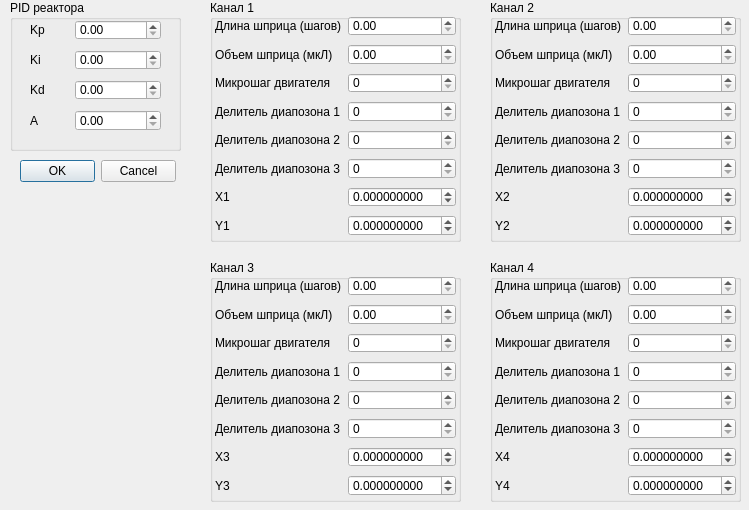
<?xml version="1.0" encoding="UTF-8"?>
<ui version="4.0">
 <class>FormReacSettings</class>
 <widget class="QWidget" name="FormReacSettings">
  <property name="geometry">
   <rect>
    <x>0</x>
    <y>0</y>
    <width>749</width>
    <height>510</height>
   </rect>
  </property>
  <property name="minimumSize">
   <size>
    <width>749</width>
    <height>510</height>
   </size>
  </property>
  <property name="maximumSize">
   <size>
    <width>749</width>
    <height>510</height>
   </size>
  </property>
  <property name="windowTitle">
   <string>Form</string>
  </property>
  <widget class="QGroupBox" name="groupBox">
   <property name="geometry">
    <rect>
     <x>10</x>
     <y>0</y>
     <width>171</width>
     <height>151</height>
    </rect>
   </property>
   <property name="title">
    <string>PID реактора</string>
   </property>
   <widget class="QWidget" name="formLayoutWidget">
    <property name="geometry">
     <rect>
      <x>0</x>
      <y>10</y>
      <width>171</width>
      <height>131</height>
     </rect>
    </property>
    <layout class="QFormLayout" name="formLayout">
     <property name="horizontalSpacing">
      <number>30</number>
     </property>
     <property name="verticalSpacing">
      <number>10</number>
     </property>
     <property name="leftMargin">
      <number>20</number>
     </property>
     <property name="topMargin">
      <number>10</number>
     </property>
     <property name="rightMargin">
      <number>20</number>
     </property>
     <property name="bottomMargin">
      <number>10</number>
     </property>
     <item row="0" column="0">
      <widget class="QLabel" name="label_2">
       <property name="text">
        <string>Kp</string>
       </property>
      </widget>
     </item>
     <item row="0" column="1">
      <widget class="QDoubleSpinBox" name="doubleSpinBox"/>
     </item>
     <item row="1" column="0">
      <widget class="QLabel" name="label">
       <property name="text">
        <string>Ki</string>
       </property>
       <property name="textFormat">
        <enum>Qt::PlainText</enum>
       </property>
      </widget>
     </item>
     <item row="1" column="1">
      <widget class="QDoubleSpinBox" name="doubleSpinBox_2"/>
     </item>
     <item row="2" column="0">
      <widget class="QLabel" name="label_3">
       <property name="text">
        <string>Kd</string>
       </property>
      </widget>
     </item>
     <item row="2" column="1">
      <widget class="QDoubleSpinBox" name="doubleSpinBox_3"/>
     </item>
     <item row="3" column="0">
      <widget class="QLabel" name="label_4">
       <property name="text">
        <string>A</string>
       </property>
      </widget>
     </item>
     <item row="3" column="1">
      <widget class="QDoubleSpinBox" name="doubleSpinBox_4"/>
     </item>
    </layout>
   </widget>
  </widget>
  <widget class="QGroupBox" name="groupBox_2">
   <property name="geometry">
    <rect>
     <x>210</x>
     <y>0</y>
     <width>251</width>
     <height>242</height>
    </rect>
   </property>
   <property name="title">
    <string>Канал 1</string>
   </property>
   <widget class="QWidget" name="formLayoutWidget_2">
    <property name="geometry">
     <rect>
      <x>0</x>
      <y>10</y>
      <width>251</width>
      <height>231</height>
     </rect>
    </property>
    <layout class="QFormLayout" name="formLayout_2">
     <property name="horizontalSpacing">
      <number>6</number>
     </property>
     <property name="verticalSpacing">
      <number>8</number>
     </property>
     <property name="leftMargin">
      <number>5</number>
     </property>
     <property name="topMargin">
      <number>6</number>
     </property>
     <property name="rightMargin">
      <number>5</number>
     </property>
     <property name="bottomMargin">
      <number>5</number>
     </property>
     <item row="0" column="0">
      <widget class="QLabel" name="label_5">
       <property name="text">
        <string>Длина шприца (шагов)</string>
       </property>
      </widget>
     </item>
     <item row="2" column="0">
      <widget class="QLabel" name="label_6">
       <property name="text">
        <string>Микрошаг двигателя</string>
       </property>
      </widget>
     </item>
     <item row="3" column="0">
      <widget class="QLabel" name="label_7">
       <property name="text">
        <string>Делитель диапозона 1</string>
       </property>
      </widget>
     </item>
     <item row="1" column="0">
      <widget class="QLabel" name="label_8">
       <property name="text">
        <string>Объем шприца (мкЛ)</string>
       </property>
      </widget>
     </item>
     <item row="4" column="0">
      <widget class="QLabel" name="label_9">
       <property name="text">
        <string>Делитель диапозона 2</string>
       </property>
      </widget>
     </item>
     <item row="5" column="0">
      <widget class="QLabel" name="label_10">
       <property name="text">
        <string>Делитель диапозона 3</string>
       </property>
      </widget>
     </item>
     <item row="6" column="0">
      <widget class="QLabel" name="label_11">
       <property name="text">
        <string>Х1</string>
       </property>
      </widget>
     </item>
     <item row="7" column="0">
      <widget class="QLabel" name="label_12">
       <property name="text">
        <string>Y1</string>
       </property>
      </widget>
     </item>
     <item row="0" column="1">
      <widget class="QDoubleSpinBox" name="doubleSpinBox_5"/>
     </item>
     <item row="1" column="1">
      <widget class="QDoubleSpinBox" name="doubleSpinBox_6"/>
     </item>
     <item row="6" column="1">
      <widget class="QDoubleSpinBox" name="doubleSpinBox_11">
       <property name="decimals">
        <number>9</number>
       </property>
       <property name="minimum">
        <double>-999.999900000000025</double>
       </property>
      </widget>
     </item>
     <item row="7" column="1">
      <widget class="QDoubleSpinBox" name="doubleSpinBox_12">
       <property name="decimals">
        <number>9</number>
       </property>
       <property name="minimum">
        <double>-999.999900000000025</double>
       </property>
      </widget>
     </item>
     <item row="5" column="1">
      <widget class="QSpinBox" name="spinBox"/>
     </item>
     <item row="4" column="1">
      <widget class="QSpinBox" name="spinBox_2"/>
     </item>
     <item row="3" column="1">
      <widget class="QSpinBox" name="spinBox_3"/>
     </item>
     <item row="2" column="1">
      <widget class="QSpinBox" name="spinBox_4"/>
     </item>
    </layout>
   </widget>
  </widget>
  <widget class="QGroupBox" name="groupBox_3">
   <property name="geometry">
    <rect>
     <x>490</x>
     <y>0</y>
     <width>251</width>
     <height>242</height>
    </rect>
   </property>
   <property name="title">
    <string>Канал 2</string>
   </property>
   <widget class="QWidget" name="formLayoutWidget_3">
    <property name="geometry">
     <rect>
      <x>0</x>
      <y>10</y>
      <width>251</width>
      <height>231</height>
     </rect>
    </property>
    <layout class="QFormLayout" name="formLayout_3">
     <property name="horizontalSpacing">
      <number>6</number>
     </property>
     <property name="verticalSpacing">
      <number>8</number>
     </property>
     <property name="leftMargin">
      <number>5</number>
     </property>
     <property name="topMargin">
      <number>6</number>
     </property>
     <property name="rightMargin">
      <number>5</number>
     </property>
     <property name="bottomMargin">
      <number>5</number>
     </property>
     <item row="0" column="0">
      <widget class="QLabel" name="label_13">
       <property name="text">
        <string>Длина шприца (шагов)</string>
       </property>
      </widget>
     </item>
     <item row="2" column="0">
      <widget class="QLabel" name="label_14">
       <property name="text">
        <string>Микрошаг двигателя</string>
       </property>
      </widget>
     </item>
     <item row="3" column="0">
      <widget class="QLabel" name="label_15">
       <property name="text">
        <string>Делитель диапозона 1</string>
       </property>
      </widget>
     </item>
     <item row="1" column="0">
      <widget class="QLabel" name="label_16">
       <property name="text">
        <string>Объем шприца (мкЛ)</string>
       </property>
      </widget>
     </item>
     <item row="4" column="0">
      <widget class="QLabel" name="label_17">
       <property name="text">
        <string>Делитель диапозона 2</string>
       </property>
      </widget>
     </item>
     <item row="5" column="0">
      <widget class="QLabel" name="label_18">
       <property name="text">
        <string>Делитель диапозона 3</string>
       </property>
      </widget>
     </item>
     <item row="6" column="0">
      <widget class="QLabel" name="label_19">
       <property name="text">
        <string>Х2</string>
       </property>
      </widget>
     </item>
     <item row="7" column="0">
      <widget class="QLabel" name="label_20">
       <property name="text">
        <string>Y2</string>
       </property>
      </widget>
     </item>
     <item row="0" column="1">
      <widget class="QDoubleSpinBox" name="doubleSpinBox_7"/>
     </item>
     <item row="1" column="1">
      <widget class="QDoubleSpinBox" name="doubleSpinBox_8"/>
     </item>
     <item row="6" column="1">
      <widget class="QDoubleSpinBox" name="doubleSpinBox_13">
       <property name="decimals">
        <number>9</number>
       </property>
       <property name="minimum">
        <double>-999.999900000000025</double>
       </property>
      </widget>
     </item>
     <item row="7" column="1">
      <widget class="QDoubleSpinBox" name="doubleSpinBox_14">
       <property name="decimals">
        <number>9</number>
       </property>
       <property name="minimum">
        <double>-999.999900000000025</double>
       </property>
      </widget>
     </item>
     <item row="5" column="1">
      <widget class="QSpinBox" name="spinBox_5"/>
     </item>
     <item row="4" column="1">
      <widget class="QSpinBox" name="spinBox_6"/>
     </item>
     <item row="3" column="1">
      <widget class="QSpinBox" name="spinBox_7"/>
     </item>
     <item row="2" column="1">
      <widget class="QSpinBox" name="spinBox_8"/>
     </item>
    </layout>
   </widget>
  </widget>
  <widget class="QGroupBox" name="groupBox_4">
   <property name="geometry">
    <rect>
     <x>210</x>
     <y>260</y>
     <width>251</width>
     <height>242</height>
    </rect>
   </property>
   <property name="title">
    <string>Канал 3</string>
   </property>
   <widget class="QWidget" name="formLayoutWidget_4">
    <property name="geometry">
     <rect>
      <x>0</x>
      <y>10</y>
      <width>251</width>
      <height>231</height>
     </rect>
    </property>
    <layout class="QFormLayout" name="formLayout_4">
     <property name="horizontalSpacing">
      <number>6</number>
     </property>
     <property name="verticalSpacing">
      <number>8</number>
     </property>
     <property name="leftMargin">
      <number>5</number>
     </property>
     <property name="topMargin">
      <number>6</number>
     </property>
     <property name="rightMargin">
      <number>5</number>
     </property>
     <property name="bottomMargin">
      <number>5</number>
     </property>
     <item row="0" column="0">
      <widget class="QLabel" name="label_21">
       <property name="text">
        <string>Длина шприца (шагов)</string>
       </property>
      </widget>
     </item>
     <item row="2" column="0">
      <widget class="QLabel" name="label_22">
       <property name="text">
        <string>Микрошаг двигателя</string>
       </property>
      </widget>
     </item>
     <item row="3" column="0">
      <widget class="QLabel" name="label_23">
       <property name="text">
        <string>Делитель диапозона 1</string>
       </property>
      </widget>
     </item>
     <item row="1" column="0">
      <widget class="QLabel" name="label_24">
       <property name="text">
        <string>Объем шприца (мкЛ)</string>
       </property>
      </widget>
     </item>
     <item row="4" column="0">
      <widget class="QLabel" name="label_25">
       <property name="text">
        <string>Делитель диапозона 2</string>
       </property>
      </widget>
     </item>
     <item row="5" column="0">
      <widget class="QLabel" name="label_26">
       <property name="text">
        <string>Делитель диапозона 3</string>
       </property>
      </widget>
     </item>
     <item row="6" column="0">
      <widget class="QLabel" name="label_27">
       <property name="text">
        <string>Х3</string>
       </property>
      </widget>
     </item>
     <item row="7" column="0">
      <widget class="QLabel" name="label_28">
       <property name="text">
        <string>Y3</string>
       </property>
      </widget>
     </item>
     <item row="0" column="1">
      <widget class="QDoubleSpinBox" name="doubleSpinBox_9"/>
     </item>
     <item row="1" column="1">
      <widget class="QDoubleSpinBox" name="doubleSpinBox_10"/>
     </item>
     <item row="6" column="1">
      <widget class="QDoubleSpinBox" name="doubleSpinBox_15">
       <property name="decimals">
        <number>9</number>
       </property>
       <property name="minimum">
        <double>-999.999900000000025</double>
       </property>
      </widget>
     </item>
     <item row="7" column="1">
      <widget class="QDoubleSpinBox" name="doubleSpinBox_16">
       <property name="decimals">
        <number>9</number>
       </property>
       <property name="minimum">
        <double>-999.999900000000025</double>
       </property>
      </widget>
     </item>
     <item row="5" column="1">
      <widget class="QSpinBox" name="spinBox_9"/>
     </item>
     <item row="4" column="1">
      <widget class="QSpinBox" name="spinBox_10"/>
     </item>
     <item row="3" column="1">
      <widget class="QSpinBox" name="spinBox_11"/>
     </item>
     <item row="2" column="1">
      <widget class="QSpinBox" name="spinBox_12"/>
     </item>
    </layout>
   </widget>
  </widget>
  <widget class="QGroupBox" name="groupBox_5">
   <property name="geometry">
    <rect>
     <x>490</x>
     <y>260</y>
     <width>251</width>
     <height>242</height>
    </rect>
   </property>
   <property name="title">
    <string>Канал 4</string>
   </property>
   <widget class="QWidget" name="formLayoutWidget_5">
    <property name="geometry">
     <rect>
      <x>0</x>
      <y>10</y>
      <width>251</width>
      <height>231</height>
     </rect>
    </property>
    <layout class="QFormLayout" name="formLayout_5">
     <property name="horizontalSpacing">
      <number>6</number>
     </property>
     <property name="verticalSpacing">
      <number>8</number>
     </property>
     <property name="leftMargin">
      <number>5</number>
     </property>
     <property name="topMargin">
      <number>6</number>
     </property>
     <property name="rightMargin">
      <number>5</number>
     </property>
     <property name="bottomMargin">
      <number>5</number>
     </property>
     <item row="0" column="0">
      <widget class="QLabel" name="label_29">
       <property name="text">
        <string>Длина шприца (шагов)</string>
       </property>
      </widget>
     </item>
     <item row="2" column="0">
      <widget class="QLabel" name="label_30">
       <property name="text">
        <string>Микрошаг двигателя</string>
       </property>
      </widget>
     </item>
     <item row="3" column="0">
      <widget class="QLabel" name="label_31">
       <property name="text">
        <string>Делитель диапозона 1</string>
       </property>
      </widget>
     </item>
     <item row="1" column="0">
      <widget class="QLabel" name="label_32">
       <property name="text">
        <string>Объем шприца (мкЛ)</string>
       </property>
      </widget>
     </item>
     <item row="4" column="0">
      <widget class="QLabel" name="label_33">
       <property name="text">
        <string>Делитель диапозона 2</string>
       </property>
      </widget>
     </item>
     <item row="5" column="0">
      <widget class="QLabel" name="label_34">
       <property name="text">
        <string>Делитель диапозона 3</string>
       </property>
      </widget>
     </item>
     <item row="6" column="0">
      <widget class="QLabel" name="label_35">
       <property name="text">
        <string>Х4</string>
       </property>
      </widget>
     </item>
     <item row="7" column="0">
      <widget class="QLabel" name="label_36">
       <property name="text">
        <string>Y4</string>
       </property>
      </widget>
     </item>
     <item row="0" column="1">
      <widget class="QDoubleSpinBox" name="doubleSpinBox_17"/>
     </item>
     <item row="1" column="1">
      <widget class="QDoubleSpinBox" name="doubleSpinBox_18"/>
     </item>
     <item row="6" column="1">
      <widget class="QDoubleSpinBox" name="doubleSpinBox_19">
       <property name="decimals">
        <number>9</number>
       </property>
       <property name="minimum">
        <double>-999.999900000000025</double>
       </property>
      </widget>
     </item>
     <item row="7" column="1">
      <widget class="QDoubleSpinBox" name="doubleSpinBox_20">
       <property name="decimals">
        <number>9</number>
       </property>
       <property name="minimum">
        <double>-999.999900000000025</double>
       </property>
      </widget>
     </item>
     <item row="5" column="1">
      <widget class="QSpinBox" name="spinBox_13"/>
     </item>
     <item row="4" column="1">
      <widget class="QSpinBox" name="spinBox_14"/>
     </item>
     <item row="3" column="1">
      <widget class="QSpinBox" name="spinBox_15"/>
     </item>
     <item row="2" column="1">
      <widget class="QSpinBox" name="spinBox_16"/>
     </item>
    </layout>
   </widget>
  </widget>
  <widget class="QDialogButtonBox" name="buttonBox">
   <property name="geometry">
    <rect>
     <x>20</x>
     <y>160</y>
     <width>156</width>
     <height>23</height>
    </rect>
   </property>
   <property name="standardButtons">
    <set>QDialogButtonBox::Cancel|QDialogButtonBox::Ok</set>
   </property>
  </widget>
 </widget>
 <resources/>
 <connections/>
</ui>
